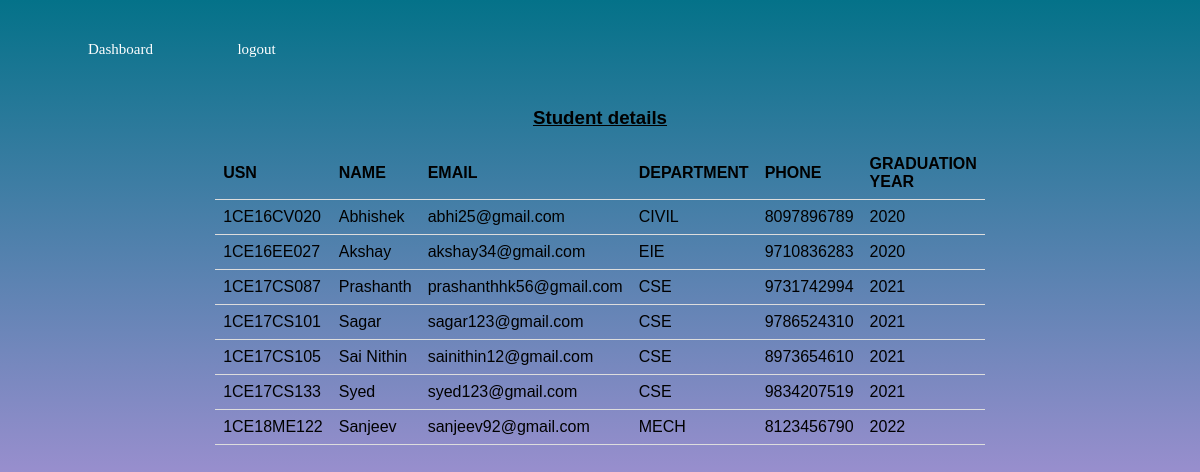
The page /studentdetails.php (signed in) on the database its author committed.
### tables this page shows
CREATE TABLE `student` (
  `USN` varchar(10) NOT NULL,
  `NAME` varchar(200) NOT NULL,
  `EMAIL` varchar(200) NOT NULL,
  `PASSWORD` varchar(260) NOT NULL,
  `PHONE` bigint(10) NOT NULL,
  `DEPARTMENT` varchar(100) NOT NULL,
  `GRAD` int(4) NOT NULL
);

### studentdetails.php (the view, shortened to what this page needs)
<?php
include 'app/connect.php';
?>
<!DOCTYPE html>
<html>
<head>
<link rel="stylesheet" href="assets/login.css">
</head>
<body>
<div id="main">
    <nav>
    	<ul>
            <li><a href="Alogin after.php">Dashboard</a></li>
            <li><a href="logout.php">logout</a></li>
        </ul>
    </nav>
</div>
<body>
    <form method="post" action="studentdetails.php">
     <h3><u>Student details</u></h3>
<table class="center">
    <tr>
      <th>USN</th>
      <th>NAME</th>
      <th>EMAIL</th>
      <th>DEPARTMENT</th>
      <th>PHONE</th>
      <th>GRADUATION YEAR</th>
    </tr>
    <?php
      $sql = "SELECT S.USN,S.NAME,S.EMAIL,S.DEPARTMENT,S.GRAD,S.PHONE FROM student S";
      $stmt = $conn->prepare($sql);
      $stmt->execute();
      $result = $stmt->get_result();
      while($row = $result->fetch_assoc()){
    ?>
    <tr>
       <td> <?php echo $row['USN']; ?> </td>
      <td> <?php echo $row['NAME']; ?> </td>
      <td> <?php echo $row['EMAIL']; ?> </td>
      <td> <?php echo $row['DEPARTMENT']; ?> </td>
      <td><?php echo $row['PHONE']; ?></td>
      <td> <?php echo $row['GRAD']; ?> </td>
    </tr>
    <?php
      }
    ?>
  </table>
</form>
</body>
</html>

### assests/login.css (style rules this page uses)
body { background:linear-gradient(#047289,#ffa2fd); font-family: sans-serif; color:white; background-size:cover; background-attachment: fixed; height:auto; }
a { text-decoration: none; color:white; }

### studentdetails.php (style rules this page uses)
body { background:linear-gradient(#047289,#ffa2fd); font-family: sans-serif; color:white; background-size:cover; background-attachment: fixed; height:auto; }
nav { width:100%; height:80px; line-height: 50px; }
nav ul { float: left; margin-right:30px }
nav ul li { list-style-type: none; display:inline-block; transition: 0.2s all; }
nav ul li a { text-decoration: none; color: white; padding: 40px; font-size: 15px; font-family: verdana; }
table { border-collapse: collapse; width: 50%; }
th, td { padding: 8px; text-align: left; border-bottom: 1px solid #ddd; color: black; }
table.center { margin-left: auto; margin-right: auto; text-align: center; }
h3 { color: black; text-align: center; }

### rows shown on the page
student: USN "1CE16CV020", NAME "Abhishek", EMAIL "abhi25@gmail.com", DEPARTMENT "CIVIL", PHONE "8097896789", GRAD "2020"
student: USN "1CE16EE027", NAME "Akshay", EMAIL "akshay34@gmail.com", DEPARTMENT "EIE", PHONE "9710836283", GRAD "2020"
student: USN "1CE17CS087", NAME "Prashanth", EMAIL "prashanthhk56@gmail.com", DEPARTMENT "CSE", PHONE "9731742994", GRAD "2021"
student: USN "1CE17CS101", NAME "Sagar", EMAIL "sagar123@gmail.com", DEPARTMENT "CSE", PHONE "9786524310", GRAD "2021"
student: USN "1CE17CS105", NAME "Sai Nithin", EMAIL "sainithin12@gmail.com", DEPARTMENT "CSE", PHONE "8973654610", GRAD "2021"
student: USN "1CE17CS133", NAME "Syed", EMAIL "syed123@gmail.com", DEPARTMENT "CSE", PHONE "9834207519", GRAD "2021"
student: USN "1CE18ME122", NAME "Sanjeev", EMAIL "sanjeev92@gmail.com", DEPARTMENT "MECH", PHONE "8123456790", GRAD "2022"
